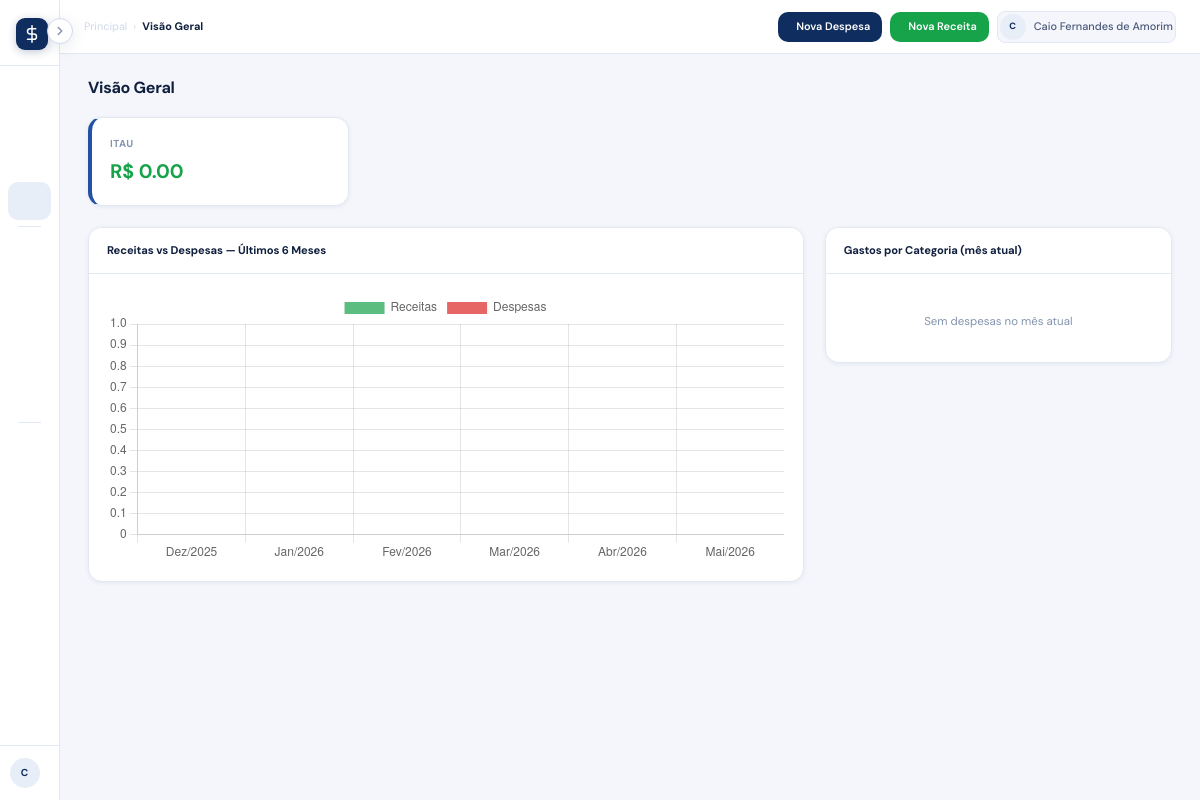
Before: /visaoGeral (signed in) with the older database file.
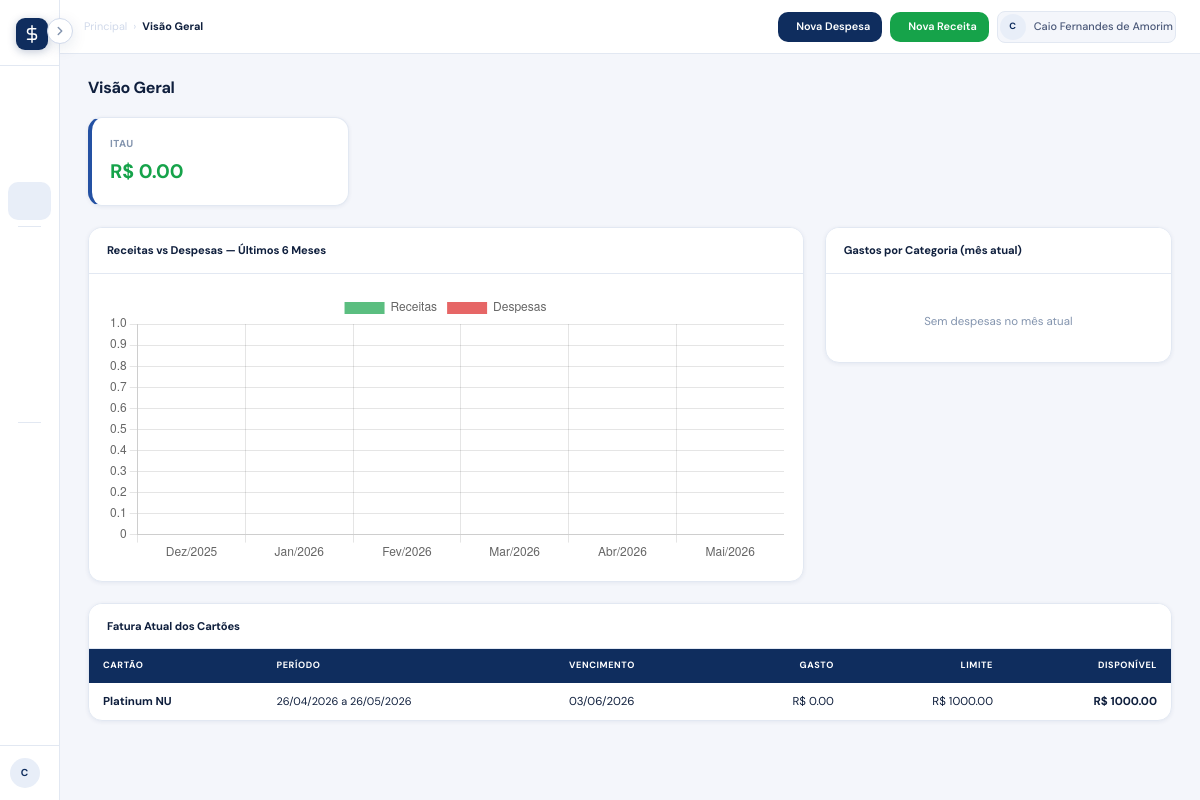
After: the same page with the newer database file.
### tables this page shows
CREATE TABLE contas (
            id    INTEGER PRIMARY KEY AUTOINCREMENT,
            nome  TEXT  UNIQUE NOT NULL,
            saldo REAL  DEFAULT 0
        , user_id INTEGER NOT NULL DEFAULT 1);

CREATE TABLE cartoes (
            id               INTEGER PRIMARY KEY AUTOINCREMENT,
            nome             TEXT  UNIQUE NOT NULL,
            conta            INTEGER NOT NULL REFERENCES contas(id),
            tipo_pagamento   TEXT  CHECK(tipo_pagamento IN ('credito','debito','multiplo')),
            data_vencimento  INTEGER,
            dias_fechamento  INTEGER,
            limite           REAL  DEFAULT 0
        , user_id INTEGER NOT NULL DEFAULT 1);

### app.py (the view)
@app.route('/visaoGeral')
@login_required
def visaoGeral():
    with get_db() as conn:
        c = conn.cursor()
        hoje = date.today()
        meses_pt = {1:'Jan',2:'Fev',3:'Mar',4:'Abr',5:'Mai',6:'Jun',
                    7:'Jul',8:'Ago',9:'Set',10:'Out',11:'Nov',12:'Dez'}
        historico = []
        for delta in range(5, -1, -1):
            ref = hoje - relativedelta(months=delta)
            ms = ref.strftime('%Y-%m')
            c.execute("""
                SELECT COALESCE(SUM(valor),0) FROM transacoes
                WHERE tipo='receita' AND strftime('%Y-%m',data_lancamento)=? AND user_id=?
            """, (ms, uid()))
            rec = round(c.fetchone()[0], 2)
            desp = despesas_reais_mes(ref.year, ref.month, conn)
            historico.append({
                'label': f"{meses_pt[ref.month]}/{ref.year}",
                'receitas': rec, 'despesas': desp, 'saldo': round(rec - desp, 2)
            })
        por_categoria = gastos_categoria_mes(hoje.year, hoje.month, conn, limit=20)
        c.execute("SELECT nome, saldo FROM contas WHERE user_id=? ORDER BY nome", (uid(),))
        por_conta = [{'nome': r[0], 'saldo': round(r[1],2)} for r in c.fetchall()]
        c.execute("""
            SELECT ca.id, ca.nome, ca.data_vencimento, ca.dias_fechamento, ca.limite
            FROM cartoes ca WHERE ca.tipo_pagamento IN ('credito','multiplo')
              AND ca.data_vencimento IS NOT NULL AND ca.dias_fechamento IS NOT NULL
              AND ca.user_id=?
        """, (uid(),))
        faturas_cartoes = []
        for cartao_id, nome_cartao, dia_venc, dias_fech, limite in c.fetchall():
            inicio, fim, vencimento = periodo_fatura_atual(dia_venc, dias_fech)
            c.execute("""
                SELECT COALESCE(SUM(valor),0) FROM transacoes
                WHERE tipo='despesa' AND tipo_compra='credito' AND pagamento='avista'
                  AND id_cartao=? AND user_id=? AND data_lancamento BETWEEN ? AND ?
            """, (cartao_id, uid(), inicio.isoformat(), fim.isoformat()))
            gasto = c.fetchone()[0]
            c.execute("""
                SELECT valor, parcelas, data_lancamento FROM transacoes
                WHERE tipo='despesa' AND tipo_compra='credito' AND pagamento='parcelado'
                  AND parcelas>=2 AND id_cartao=? AND user_id=?
            """, (cartao_id, uid()))
            for vt, parc, ds in c.fetchall():
                try: dc = date.fromisoformat(str(ds)[:10])
                except: continue
                gasto += valor_parcela_na_fatura(vt, parc, dc, inicio, fim)
            faturas_cartoes.append({
                'nome': nome_cartao, 'gasto': round(gasto,2), 'limite': limite,
                'vencimento': vencimento.strftime('%d/%m/%Y'),
                'inicio': inicio.strftime('%d/%m/%Y'), 'fim': fim.strftime('%d/%m/%Y'),
            })
    return render_template('visaoGeral.html',
        historico=historico, por_categoria=por_categoria,
        por_conta=por_conta, faturas_cartoes=faturas_cartoes)

### app.py (called while the page is built)
def get_db():
    conn = sqlite3.connect(DB, check_same_thread=False)
    conn.row_factory = sqlite3.Row
    return conn

def uid():
    return session.get('user_id')

def login_required(f):
    @wraps(f)
    def decorated(*args, **kwargs):
        if not uid():
            flash('Faça login para continuar.', 'warning')
            return redirect(url_for('login'))
        return f(*args, **kwargs)
    return decorated

def periodo_fatura_atual(dia_vencimento: int, dias_fechamento: int, referencia: date = None):
    hoje = referencia or date.today()
    try:
        venc_corrente = date(hoje.year, hoje.month, dia_vencimento)
    except ValueError:
        venc_corrente = date(hoje.year, hoje.month, calendar.monthrange(hoje.year, hoje.month)[1])
    fech_corrente = venc_corrente - timedelta(days=dias_fechamento)
    venc_atual    = venc_corrente if hoje < fech_corrente else venc_corrente + relativedelta(months=1)
    venc_anterior = venc_atual - relativedelta(months=1)
    fech_atual    = venc_atual    - timedelta(days=dias_fechamento)
    fech_anterior = venc_anterior - timedelta(days=dias_fechamento)
    return fech_anterior, fech_atual - timedelta(days=1), venc_atual

### templates/visaoGeral.html (shortened to what this page needs)
<!DOCTYPE html>
<html lang="pt-br">
<head>
    <link href="https://cdn.jsdelivr.net/npm/bootstrap@5.3.3/dist/css/bootstrap.min.css" rel="stylesheet">
    <link rel="stylesheet" href="https://cdn.jsdelivr.net/npm/@tabler/icons-webfont@latest/tabler-icons.min.css">
    <link rel="stylesheet" href="{{ url_for('static', filename='css/smart-money.css') }}">
</head>
<body>
<div class="sm-shell">
  <aside class="sm-sidebar mini" id="sm-sidebar">
    <button class="sm-sb-toggle mini" id="sm-sb-toggle" onclick="smToggleSidebar()" title="Expandir menu">
      <svg viewBox="0 0 24 24" fill="none" stroke="currentColor" stroke-width="2.5" stroke-linecap="round" stroke-linejoin="round" id="sm-sb-icon">
        <polyline points="9 18 15 12 9 6"></polyline>
      </svg>
    </button>
    <a class="sm-sb-logo" href="{{ url_for('index') }}">
      <div class="sm-sb-logo-icon">
        <svg viewBox="0 0 24 24" fill="none" stroke="white" stroke-width="2" stroke-linecap="round" stroke-linejoin="round">
          <line x1="12" y1="1" x2="12" y2="23"></line>
          <path d="M17 5H9.5a3.5 3.5 0 0 0 0 7h5a3.5 3.5 0 0 1 0 7H6"></path>
        </svg>
      </div>
    </a>
    <nav class="sm-sb-nav">
      <a href="{{ url_for('index') }}" class="sm-nav-item" title="Início">
      </a>
      <a href="{{ url_for('projecoes') }}" class="sm-nav-item" title="Projeções">
      </a>
      <a href="{{ url_for('visaoGeral') }}" class="sm-nav-item active" title="Visão Geral">
      </a>
      <div class="sm-nav-divider"></div>
      <a href="{{ url_for('lancamentos') }}" class="sm-nav-item" title="Despesas">
      </a>
      <a href="{{ url_for('lancamentosAssinaturas') }}" class="sm-nav-item" title="Despesas Fixas">
      </a>
      <a href="{{ url_for('lancamentosReceita') }}" class="sm-nav-item" title="Receitas">
      </a>
      <a href="{{ url_for('lancamentosReceitaFixa') }}" class="sm-nav-item" title="Receitas Fixas">
      </a>
      <div class="sm-nav-divider"></div>
      <a href="{{ url_for('lancamentosConta') }}" class="sm-nav-item" title="Contas">
      </a>
      <a href="{{ url_for('lancamentosCartao') }}" class="sm-nav-item" title="Cartões">
      </a>
      <a href="{{ url_for('lancamentosCategorias') }}" class="sm-nav-item" title="Categorias">
      </a>
    </nav>
    <div class="sm-sb-footer">
      <div class="sm-sb-user sm-user-trigger" title="Menu do usuário">
        <div class="sm-sb-avatar">{{ session.user_nome[0]|upper }}</div>
      </div>
    </div>
  </aside>
  <div class="sm-content" id="sm-content">
    <header class="sm-topbar">
      <div class="sm-topbar-left">
        <div class="sm-topbar-breadcrumb">
          <span>Principal</span>
          <span>›</span>
          <strong style="color:var(--text-primary)">Visão Geral</strong>
        </div>
      </div>
      <div class="sm-topbar-right">
        <a href="{{ url_for('lancamentos') }}" class="sm-btn sm-btn-primary sm-btn-sm">
           Nova Despesa
        </a>
        <a href="{{ url_for('lancamentosReceita') }}" class="sm-btn sm-btn-success sm-btn-sm">
           Nova Receita
        </a>
        <div class="sm-topbar-user sm-user-trigger" title="Menu do usuário">
          <div class="sm-topbar-avatar">{{ session.user_nome[0]|upper }}</div>
          {{ session.user_nome }}
        </div>
      </div>
    </header>
    <main class="sm-main sm-animate">
      <div class="sm-page-header">
        <h1 class="sm-page-title">Visão Geral</h1>
      </div>
      <div class="row g-3 mb-4">
        {% for conta in por_conta %}
        <div class="col-md-3">
          <div class="sm-card" style="border-left:4px solid var(--blue-600)">
            <div class="sm-card-body">
              <div class="sm-text-muted" style="font-size:.72rem;font-weight:700;text-transform:uppercase;letter-spacing:.5px;margin-bottom:6px">{{ conta.nome }}</div>
              <div class="sm-fw-bold {% if conta.saldo >= 0 %}sm-text-success{% else %}sm-text-danger{% endif %}" style="font-size:1.4rem">
                R$ {{ "%.2f"|format(conta.saldo) }}
              </div>
            </div>
          </div>
        </div>
        {% else %}
        <div class="col-12">
          <div class="alert alert-info">
            Nenhuma conta cadastrada. <a href="{{ url_for('lancamentosConta') }}" class="alert-link">Adicionar conta</a>
          </div>
        </div>
        {% endfor %}
      </div>
      <div class="row g-4 mb-4">
        <div class="col-md-8">
          <div class="sm-card">
            <div class="sm-card-header">
              <div class="sm-card-title">Receitas vs Despesas — Últimos 6 Meses</div>
            </div>
            <div class="sm-card-body">
              <canvas id="graficoHistorico" height="120"></canvas>
            </div>
          </div>
        </div>
        <div class="col-md-4">
          <div class="sm-card">
            <div class="sm-card-header">
              <div class="sm-card-title">Gastos por Categoria (mês atual)</div>
            </div>
            <div class="sm-card-body">
              {% if por_categoria %}
              <canvas id="graficoCategorias" height="200"></canvas>
              {% else %}
              <p class="sm-text-muted text-center mt-4" style="font-size:.82rem">Sem despesas no mês atual</p>
              {% endif %}
            </div>
          </div>
        </div>
      </div>
      {% if faturas_cartoes %}
      <div class="sm-card mb-4">
        <div class="sm-card-header">
          <div class="sm-card-title">Fatura Atual dos Cartões</div>
        </div>
        <div class="sm-table-wrap">
          <table class="sm-table">
            <thead>
              <tr>
                <th>Cartão</th>
                <th>Período</th>
                <th>Vencimento</th>
                <th class="text-end">Gasto</th>
                <th class="text-end">Limite</th>
                <th class="text-end">Disponível</th>
              </tr>
            </thead>
            <tbody>
              {% for f in faturas_cartoes %}
              <tr>
                <td class="sm-fw-bold">{{ f.nome }}</td>
                <td class="sm-text-muted" style="font-size:.78rem">{{ f.inicio }} a {{ f.fim }}</td>
                <td>{{ f.vencimento }}</td>
                <td class="text-end sm-text-danger">R$ {{ "%.2f"|format(f.gasto) }}</td>
                <td class="text-end sm-text-muted">R$ {{ "%.2f"|format(f.limite) }}</td>
                <td class="text-end sm-fw-bold {% if f.limite - f.gasto >= 0 %}sm-text-success{% else %}sm-text-danger{% endif %}">
                  R$ {{ "%.2f"|format(f.limite - f.gasto) }}
                </td>
              </tr>
              {% endfor %}
            </tbody>
          </table>
        </div>
      </div>
      {% endif %}
    </main>
  </div>
</div>
<script>
    const historico    = {{ historico    | tojson | safe }};
    const porCategoria = {{ por_categoria | tojson | safe }};
    const ctxHist = document.getElementById('graficoHistorico').getContext('2d');
    new Chart(ctxHist, {
        type: 'bar',
        data: {
            labels: historico.map(h => h.label),
            datasets: [
                { label: 'Receitas',  data: historico.map(h => h.receitas),  backgroundColor: 'rgba(22,163,74,.7)' },
                { label: 'Despesas',  data: historico.map(h => h.despesas),  backgroundColor: 'rgba(220,38,38,.7)' },
            ]
        },
        options: {
            responsive: true,
            plugins: { legend: { position: 'top' } },
            scales: { y: { beginAtZero: true } }
        }
    });
</script>
</body>
</html>

Changed rows visible on the page:
added cartoes: nome "Platinum NU", inicio "26/04/2026", fim "26/05/2026", vencimento "03/06/2026", gasto "0.00", limite "1000.00", f.limite-f.gasto "1000.00"
Other visible differences:
text now shown: "Fatura Atual dos Cartões CARTÃO PERÍODO VENCIMENTO GASTO LIMITE DISPONÍVEL"
